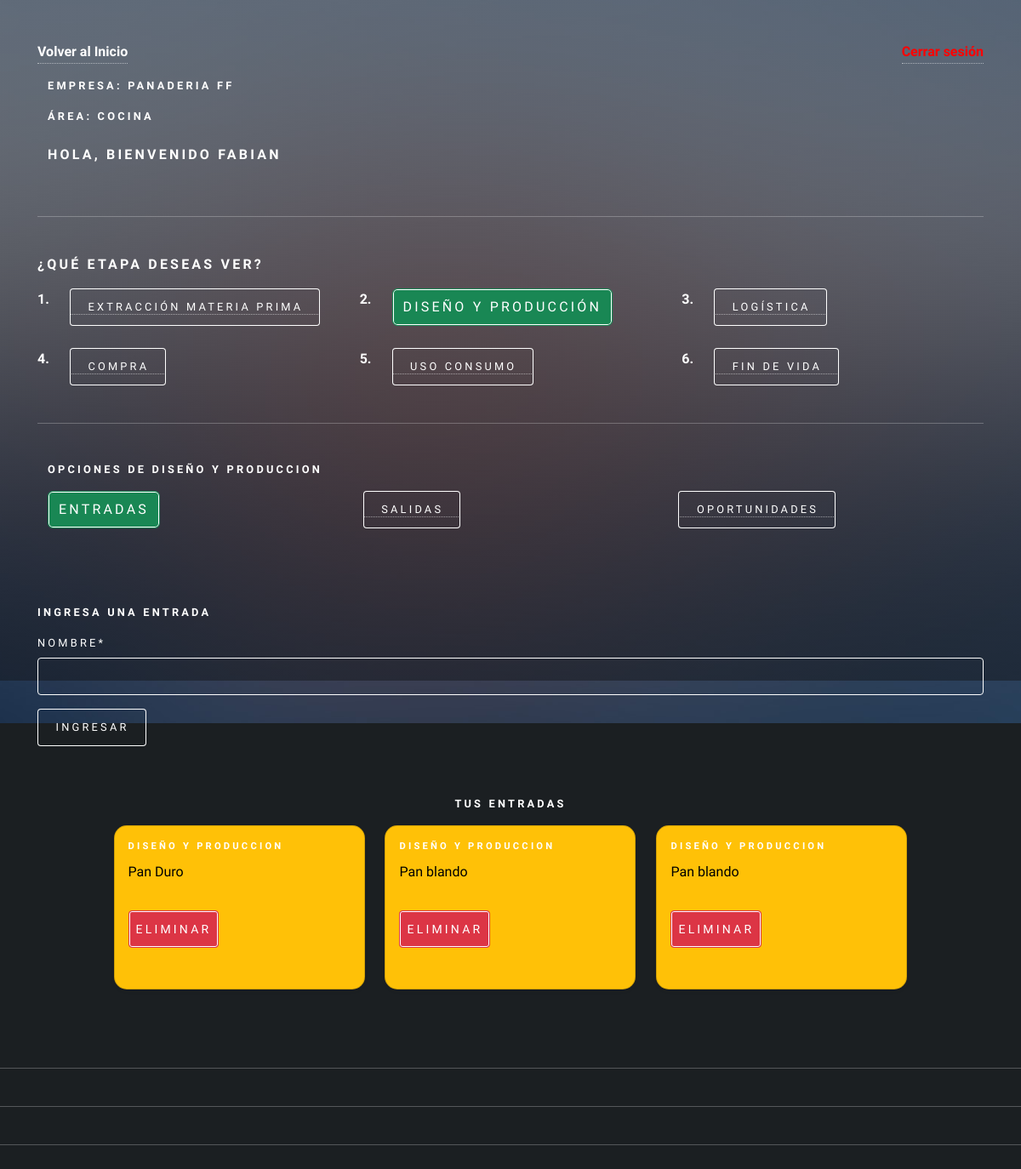
The app's page /agregar_entrada_diseño (signed in) with its own data.
### app/models.py (models this page shows, shortened)
class RegistroTrabajador(models.Model):
    usuario = models.ForeignKey(Usuario, on_delete=models.CASCADE)
    descripcion = models.TextField(max_length=160)
    id_area = models.ForeignKey(AreaEmpresa, on_delete=models.CASCADE)

class AreaEmpresa(models.Model):
    id_area = models.AutoField(primary_key=True)
    nombre  = models.CharField(max_length=20)
    productos = models.CharField(max_length=50)
    id_empresa = models.ForeignKey(Empresa, on_delete=models.CASCADE)
    calle = models.CharField(max_length=250)
    comuna = models.CharField(max_length=150)
    lat = models.IntegerField()
    long = models.IntegerField()

class Empresa(models.Model):
    id_empresa = models.AutoField(primary_key=True)
    nombre  = models.CharField(max_length=20)
    calle = models.CharField(max_length=250)
    comuna = models.CharField(max_length=150)
    lat = models.IntegerField()
    long = models.IntegerField()

class Entrada(models.Model):
    id_entrada = models.AutoField(primary_key=True)
    nombre  = models.CharField(max_length=50)
    fecha =  models.DateField(auto_now_add=True)
    etapa = models.ForeignKey(Etapa, on_delete=models.CASCADE)
    usuario =models.ForeignKey(Usuario, on_delete=models.CASCADE)
    id_area = models.ForeignKey(AreaEmpresa, on_delete=models.CASCADE)

class Etapa(models.Model):
    id_etapa = models.AutoField(primary_key=True)
    nombre  = models.CharField(max_length=50)
    fecha_inicio  = models.DateField()
    fecha_termino  = models.DateField()
    activo = models.BooleanField()
    def __str__(self):
        return self.nombre

### user/models.py (models this page shows, shortened)
class Usuario(AbstractUser):
    telefono = models.IntegerField(null=True)
    id_telegram = models.CharField(max_length=100, null=True, default=0)
    objects = UsuarioManager()

### app/forms.py
class EntradaForm(forms.ModelForm):
    class Meta:
        model = Entrada
        fields = 'nombre',

### app/views.py (called while the page is built, shortened)
def agregarEntradaDiseño(request):
    if request.user.is_authenticated:
        registros = RegistroTrabajador.objects.filter(usuario=request.user)
        etapa = Etapa.objects.values_list("id_etapa", flat=True).filter(nombre="Diseño y produccion")
        entradas = Entrada.objects.filter(usuario=request.user)
        areaTrabajador = RegistroTrabajador.objects.values_list("id_area", flat=True).filter(usuario = request.user)
        data = {
            'form': EntradaForm(),
            'registros': registros,
            'entradas': entradas
        }
        return render(request,'autodiagnostico/diseñoProduccion/entrada/agregar_entrada.html', data)
    else:
        return render(request, 'autodiagnostico/diseñoProduccion/entrada/agregar_entrada.html')

### app/templates/autodiagnostico/diseñoProduccion/entrada/agregar_entrada.html (shortened to what this page needs)
{% extends 'autodiagnostico/diseñoProduccion/home_diseño.html' %}
{% load static %}
{% load crispy_forms_tags %}
{% block diseño %}
<div class="container">
    <form action="" method="post">
        <h4>Ingresa una entrada</h4>
        {{form | crispy}}
        <div>
            <input type="submit" class="btn btn-primary" value="ingresar">
        </div>
    </form>
</div>
<br>
<h4>Tus entradas</h4>
<div class="row row-cols-1 row-cols-md-3 g-4">
    {% for p in entradas %}
    {% if p.etapa.nombre == "Diseño y produccion" %}
        <div class="col">
            <div class="card text-bg-warning shadow-sm h-100" style="width: 295px;">
                <div class="card-body">
                    <h5 class="card-title">{{p.etapa}}</h5>
                    <p class="card-text">{{p.nombre}}</p>
                    <form action="{% url 'eliminar_entrada_diseño' p.id_entrada %}" method="post"
                    style="margin-top:10px;">
                    <button type="submit" class="btn btn-danger btn-sm">Eliminar
                    </button>
                    </form>
                </div>
            </div>
        </div>
    {% endif %}
    {% endfor %}
</div>
{% endblock diseño %}

### app/templates/autodiagnostico/auto_diagnostico.html (shortened to what this page needs)
{% load static %}
<!DOCTYPE HTML>
<html lang="es">
<head>
    <link href="https://cdn.jsdelivr.net/npm/bootstrap@5.2.0/dist/css/bootstrap.min.css" rel="stylesheet"
>
    <link rel="stylesheet" href="{% static 'css/main.css' %}" />
    <link rel="stylesheet" href="{% static 'css/style.css' %}">
</head>
<body class="is-preload">
    <div id="wrapper">
        <div class="container-sm">
            {% if user.is_authenticated %}
            <div class="d-flex justify-content-between align-items-center mb-3">
                <a id="home_admin" href="{% url 'home' %}">Volver al Inicio</a> <a href="{% url 'logout' %}"
                    id="cerrarSesion">Cerrar sesión</a>
            </div>
            {% if registros %}
            <div class="container-sm">
                <div class="row">
                    {% if user.is_staff %}
                    <h3>Bienvenido Admin, {{ user.first_name }}</h3>
                    {% else %}
                    {% for i in registros %}
                    <div class="mb-2">
                        <h4>Empresa: {{ i.id_area.id_empresa.nombre}}</h4>
                        <h4>Área: {{ i.id_area.nombre}}</h4>
                    </div>
                    <h3>Hola, bienvenido {{user.first_name}}</h3>
                    {% endfor %}
                    {% endif %}
                </div>
            </div>
            <hr>
            {% if not user.is_staff %}
            <h3>¿Qué etapa deseas ver?</h3>
            <div class="row">
                <div class="col-auto"><strong>1.</strong></div>
                <div class="col">
                    <a href="{% url 'extraccion_materiaPrima' %}"><button type="button" id="extraccion"
                            class="selected">Extracción Materia Prima</button></a>
                </div>
                <div class="col-auto"><strong>2.</strong></div>
                <div class="col">
                    <a href="{% url 'diseño_Produccion' %}"><button type="button" id="diseño">Diseño y
                            producción</button></a>
                </div>
                <div class="col-auto"><strong>3.</strong></div>
                <div class="col">
                    <a href="{% url 'logistica' %}"><button type="button" id="logistica">Logística</button></a>
                </div>
            </div>
            <br>
            <div class="row">
            <div class="col-auto"><strong>4.</strong></div>
            <div class="col">
                <a href="{% url 'compra' %}"><button type="button" id="compra">Compra</button></a>
            </div>
            <div class="col-auto"><strong>5.</strong></div>
            <div class="col">
                <a href="{% url 'uso_consumo' %}"><button type="button" id="uso">Uso consumo</button></a>
            </div>
            <div class="col-auto"><strong>6.</strong></div>
            <div class="col">
                <a href="{% url 'fin_vida' %}"><button type="button" id="fin">Fin de vida</button></a>
            </div>
        </div>
        {% endif %}
            <hr>
        {% block body %}{% endblock %}
    </div>
    {% else %}
    <h1>Registra la empresa y el area a la que perteneces!!!!</h1>
    <a href="{% url 'agregar_Area' user.id  %}"><button type="button">Aqui</button></a>
    {% endif %}
    {% else %}
    <h1>Inicia Sesion</h1>
    <p>Para acceder a tu Auto Diagnostico </p>
    <a href="{% url 'login'  %}"><button type="button">Inicia Sesion</button></a>
    {% endif %}
    <hr>
    <hr>
    <hr>
    <br>
    <br>
    <div id="bg"></div>
</body>
</html>

### static/css/style.css (style rules this page uses)
.card { background-color: rgba(27, 31, 34, 0.85); border-radius: 15px; }
#cerrarSesion { color: red; text-decoration: none; font-weight: bold; }
#home_admin { color: white; text-decoration: none; font-weight: bold; }

### records on screen
RegistroTrabajador: id_area.id_empresa.nombre "PANADERIA FF", id_area.nombre "COCINA"
Usuario: first_name "FABIAN"
Entrada: etapa "DISEÑO Y PRODUCCION", nombre "Pan Duro"
Entrada: etapa "DISEÑO Y PRODUCCION", nombre "Pan blando"
Entrada: etapa "DISEÑO Y PRODUCCION", nombre "Pan blando"
